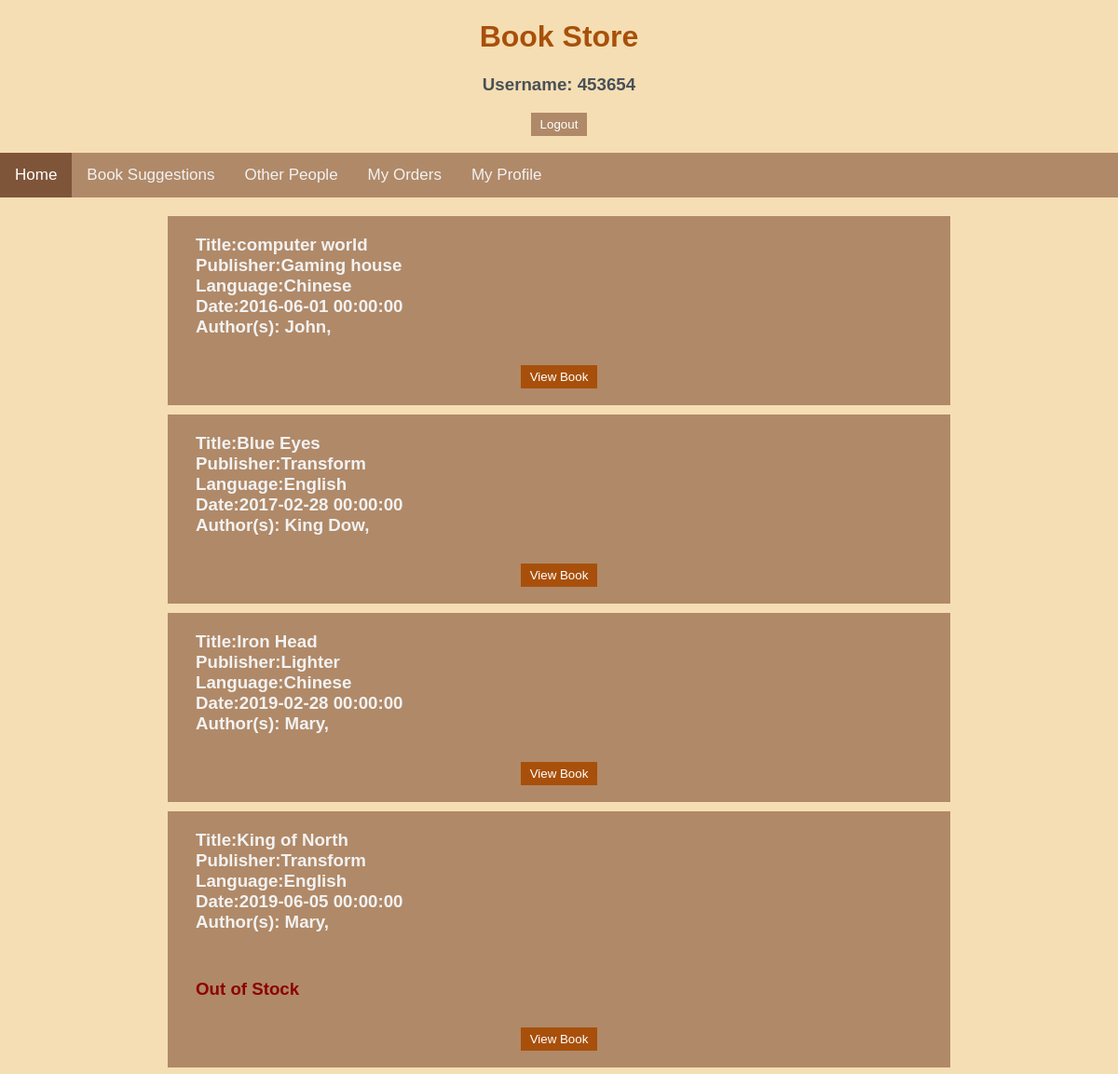
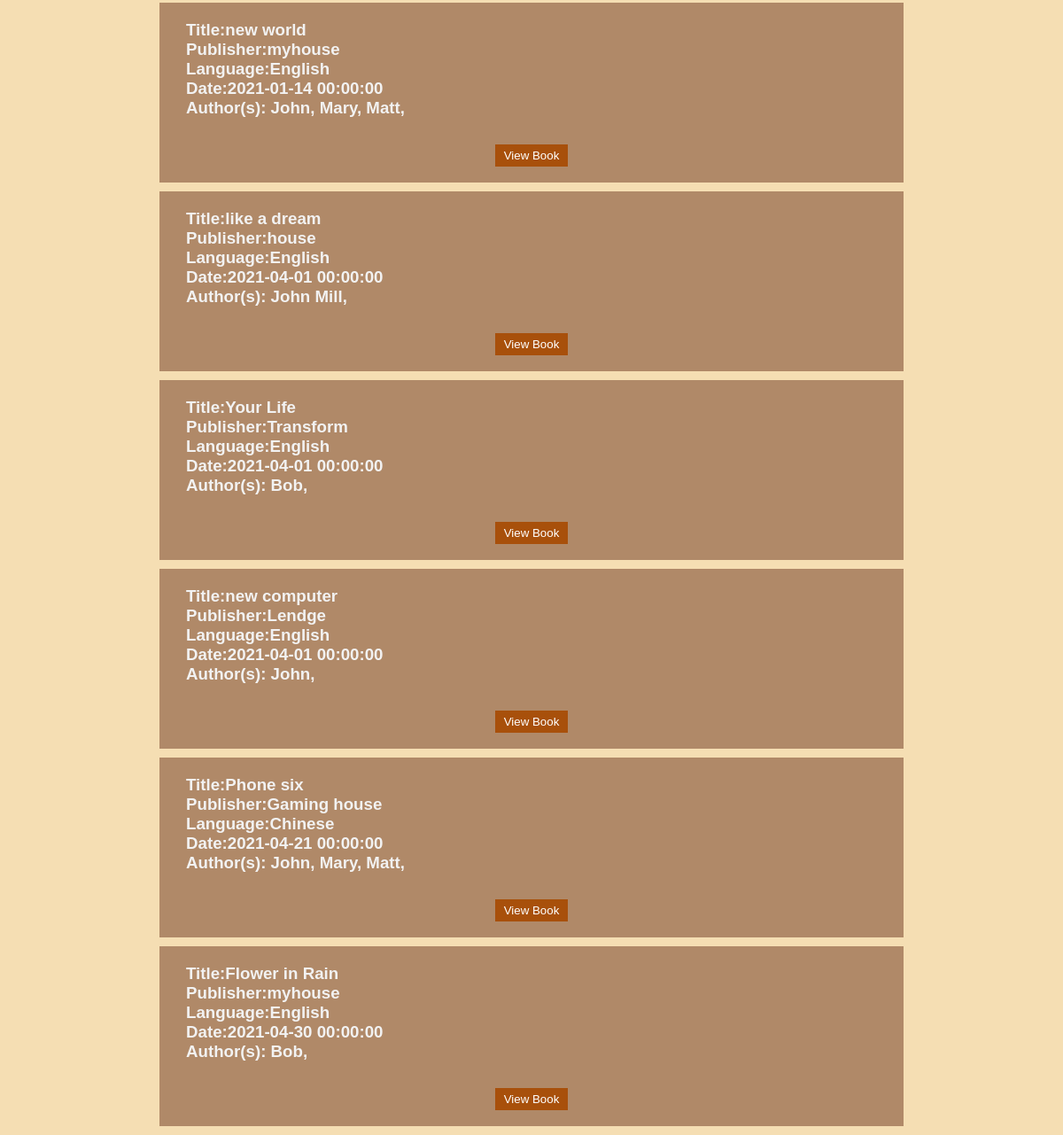
Page /main/453654 on the committed database (2 pictures, top to bottom).
### app.py (models this page shows)
class Book(db.Model):
    ISBN = db.Column(db.Integer,nullable=False,primary_key=True)
    title = db.Column(db.String(30),nullable=False)
    page = db.Column(db.Integer)
    date = db.Column(db.DateTime,nullable=False, default=datetime.utcnow)
    publisher = db.Column(db.String(30), nullable=False)
    language = db.Column(db.String(30),nullable=False,default="English")
    stock = db.Column(db.Integer,nullable=False)
    price = db.Column(db.Float,nullable=False)

class Author(db.Model):
    __tablename__ = 'Author'
    name = db.Column(db.String(30),nullable=False)
    ISBN = db.Column(db.Integer,db.ForeignKey('book.ISBN', ondelete='CASCADE'),nullable=False)
    __table_args__ = (
    db.PrimaryKeyConstraint(
        name, ISBN,
        ),
    )

### app.py (the view)
@app.route('/main/<id>',methods=['POST','GET'])
def main(id):
    if request.method=='POST':
        username=id
        author=request.form['author']
        publisher=request.form['publisher']
        title=request.form['title']
        language=request.form['language']
        authors=Author.query.all()
        newbooks=[]
        if title!="":
            newbooks=Book.query.order_by(Book.date).filter(Book.title.like(title))
        elif publisher!="":
            newbooks=Book.query.order_by(Book.date).filter(Book.publisher.like(publisher))
        elif language!="":
            newbooks=Book.query.order_by(Book.date).filter(Book.language.like(language))
        elif author!="":
            authbooks=Author.query.filter(Author.name.like(author))
            for auth in authbooks:
                newbooks.append(Book.query.get_or_404(auth.ISBN))
        else:
            return redirect(url_for("main",id=username))
        return render_template('main.html',allbook=newbooks,allAuthors=authors,user=username)
    else:
        username=id
        authors=Author.query.all()
        books=Book.query.order_by(Book.date).all()
        return render_template('main.html',allbook=books,allAuthors=authors,user=username)

### templates/main.html (shortened to what this page needs)
{% extends "base.html" %}
{% block body %}
<h1 id="top">Book Store</h1>
<h3 id="top">Username: {{user}}</h3>
<div class="toIndex"><form action='/' ><input class="button" type="submit" value="Logout"></form></div><br>
<div class="topnav">
    <a class="active" href="/main/{{user}}">Home</a>
    <a href="/">Book Suggestions</a>
    <a href="/alluser/{{user}}">Other People</a>
    <a href="/orderInfo/{{user}}">My Orders</a>
    <a href="/profile/{{user}}">My Profile</a>
</div>
<div class="allBook">
    {%for book in allbook%}
        <div class="eachbook">
            <h3 id='eachb'>
                Title:{{book.title}}<br>
                Publisher:{{book.publisher}}<br>
                Language:{{book.language}}<br>
                Date:{{book.date}}<br>
                Author(s):
                    {% for author in allAuthors %}
                        {%if author.ISBN==book.ISBN%}
                            {{author.name}},
                        {%endif%}
                    {%endfor%}<br>
                {%if book.stock==0%}
                    <h3 id='warning'>Out of Stock</h3>
                {%endif%}
            </h3>
            <div class="toIndex"><form action='/oneBook/{{book.ISBN}}/{{user}}'>
            <input class="viewbutton" type="submit" value="View Book"></form>
            </div><br>
        </div>
    {%endfor%}
</div>
{% endblock %}

### static/css/main.css (style rules this page uses)
body { margin:0; font-family: sans-serif; background-color: wheat; }
h1 { font-family:'Gill Sans', 'Gill Sans MT', Calibri, 'Trebuchet MS', sans-serif ; color: #A8500B; }
h3 { color:#495057; }
.allBook { margin: auto; width: 70%; padding: 10px; }
.eachbook { background-color: #b08968; }
#eachb { margin: 10px; padding:20px; color: #f2f2f2; }
.toIndex { display: flex; justify-content: center; text-align: center; }
#top { text-align: center; }
.button { background-color: #b08968; border: none; color: white; padding: 5px 10px; text-align: center; text-decoration: none; display: inline-block; }
#warning { margin: 10px; padding:20px; color: darkred; }
.viewbutton { background-color: #A8500B; border: none; color: white; padding: 5px 10px; text-align: center; text-decoration: none; display: inline-block; }
.topnav { background-color: #b08968; overflow: hidden; }
.topnav a { float: left; color: #f2f2f2; text-align: center; padding: 14px 16px; text-decoration: none; font-size: 17px; }
.topnav a.active { background-color: #7f5539; color: white; }

### rows in the picture
Book: title "computer world", publisher "Gaming house", language "Chinese", date "2016-06-01 00:00:00"
Author: name "John"
Book: title "Blue Eyes", publisher "Transform", language "English", date "2017-02-28 00:00:00"
Author: name "King Dow"
Book: title "Iron Head", publisher "Lighter", language "Chinese", date "2019-02-28 00:00:00"
Author: name "Mary"
Book: title "King of North", publisher "Transform", language "English", date "2019-06-05 00:00:00", stock "Out of Stock"
Author: name "Mary"
Book: title "new world", publisher "myhouse", language "English", date "2021-01-14 00:00:00"
Author: name "John"
Author: name "Mary"
Author: name "Matt"
Book: title "like a dream", publisher "house", language "English", date "2021-04-01 00:00:00"
Author: name "John Mill"
Book: title "Your Life", publisher "Transform", language "English", date "2021-04-01 00:00:00"
Author: name "Bob"
Book: title "new computer", publisher "Lendge", language "English", date "2021-04-01 00:00:00"
Author: name "John"
Book: title "Phone six", publisher "Gaming house", language "Chinese", date "2021-04-21 00:00:00"
Author: name "John"
Author: name "Mary"
Author: name "Matt"
Book: title "Flower in Rain", publisher "myhouse", language "English", date "2021-04-30 00:00:00"
Author: name "Bob"

### other values in the picture
{{ user }} "453654"
